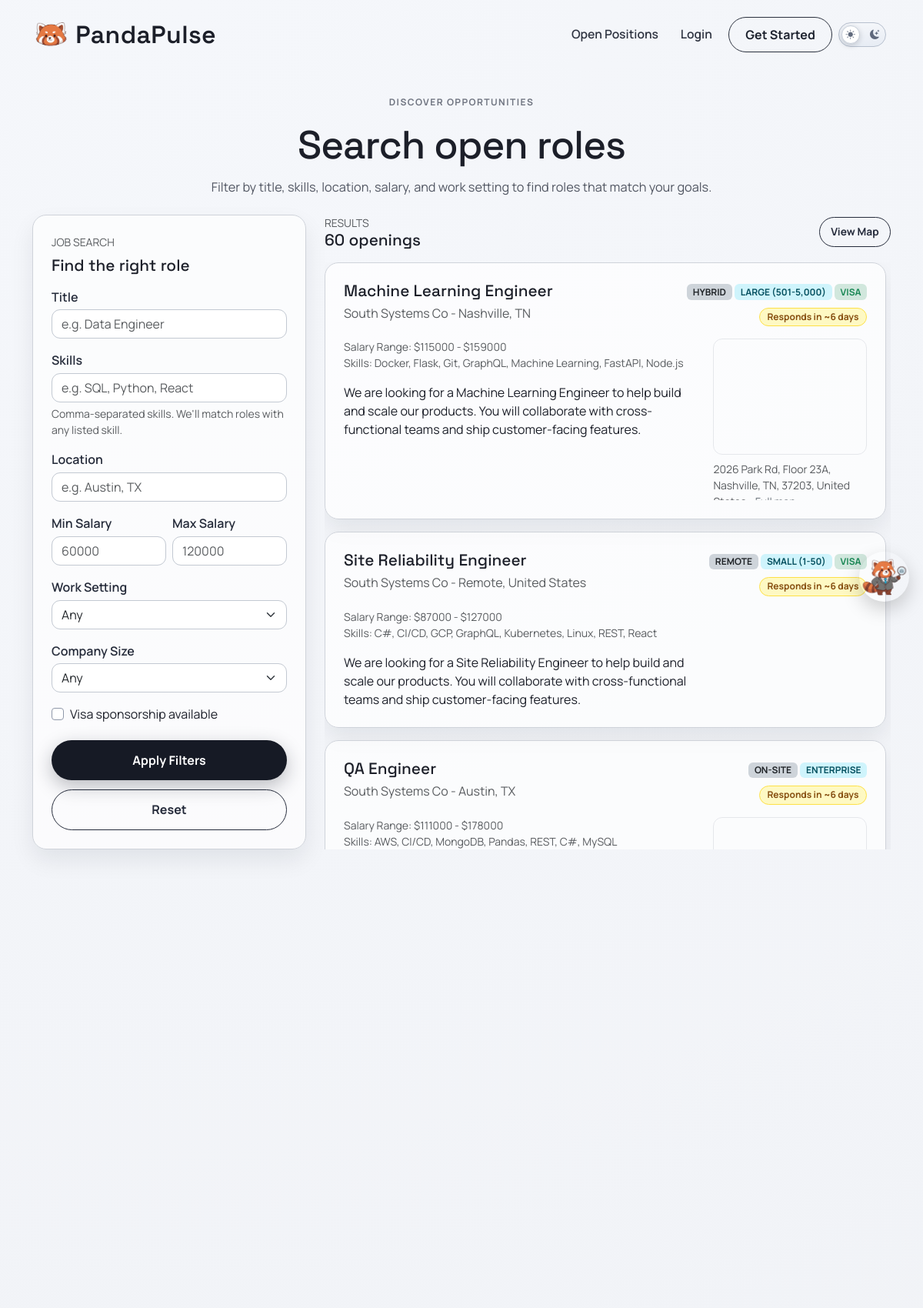
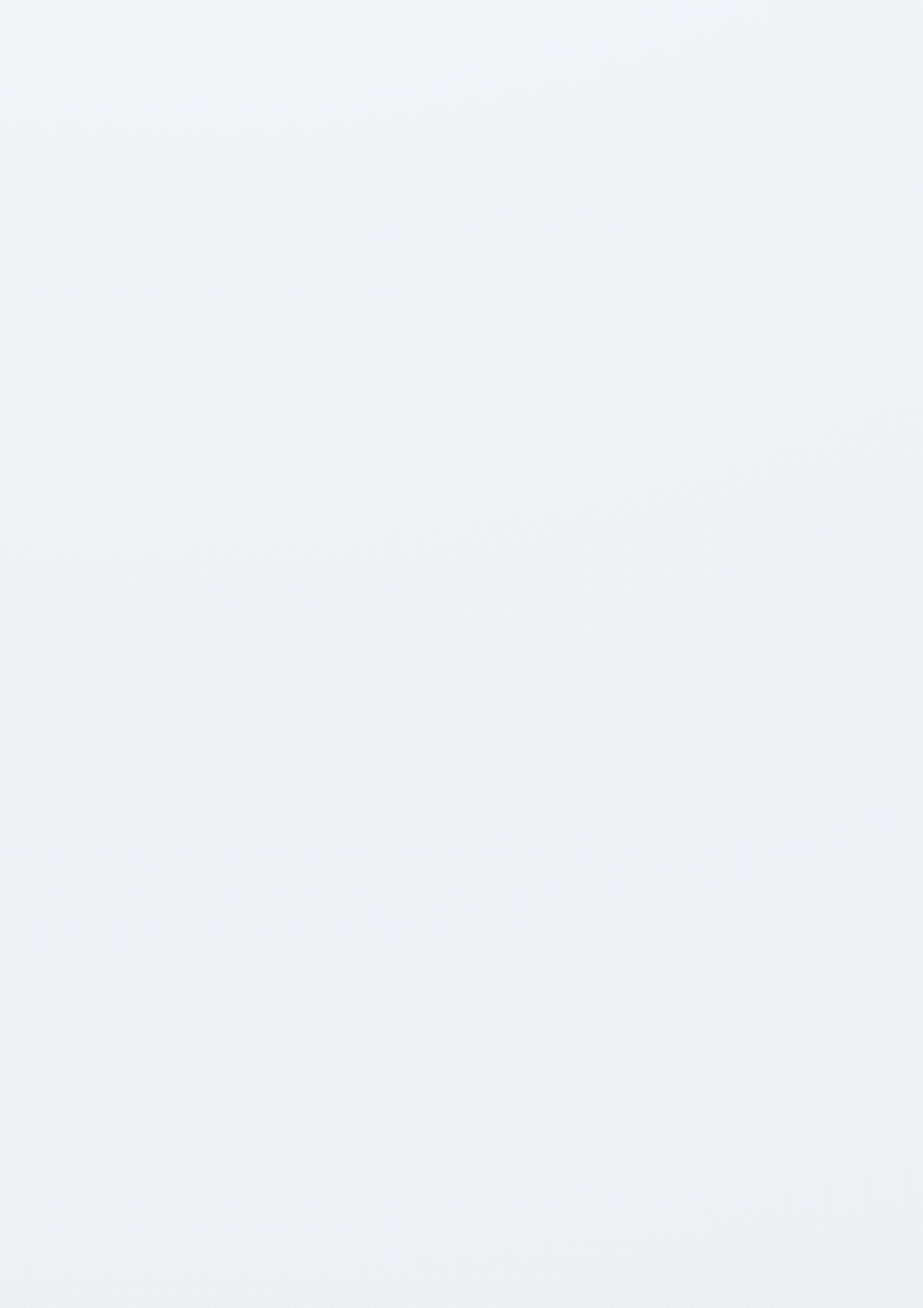
The app's page /jobposts/search/ (upper part) with its own data (2 pictures, top to bottom).
### jobposts/models.py (models this page shows, shortened)
class JobPost(models.Model):
    COMPANY_SIZE_CHOICES = [
        ("small", "Small (1-50)"),
        ("mid_size", "Mid-size (51-500)"),
        ("large", "Large (501-5,000)"),
        ("fortune_500", "Fortune 500"),
        ("startup", "Startup"),
        ("enterprise", "Enterprise"),
        ("other", "Other"),
    ]
    owner = models.ForeignKey(
        settings.AUTH_USER_MODEL,
        on_delete=models.CASCADE,
        related_name='job_posts',
        null=True,
        blank=True,
    )
    title = models.CharField(max_length=200)
    company = models.CharField(max_length=150)
    location = models.CharField(max_length=150)
    pay_range = models.CharField(max_length=100)
    skills = models.CharField(max_length=300, blank=True)
    salary_min = models.IntegerField(null=True, blank=True)
    salary_max = models.IntegerField(null=True, blank=True)
    WORK_SETTING_CHOICES = [
        ("remote", "Remote"),
        ("onsite", "On-site"),
        ("hybrid", "Hybrid"),
    ]
    work_setting = models.CharField(max_length=20, choices=WORK_SETTING_CHOICES, default="onsite")
    company_size = models.CharField(max_length=20, choices=COMPANY_SIZE_CHOICES, default="other")
    visa_sponsorship = models.BooleanField(default=False)
    description = models.TextField()
    created_at = models.DateTimeField(auto_now_add=True)

### map/models.py (models this page shows, shortened)
class OfficeLocation(models.Model):
    job_post = models.OneToOneField(
        'jobposts.JobPost',
        on_delete=models.CASCADE,
        related_name='office_location',
    )
    address_line_1 = models.CharField(max_length=255, blank=True)
    address_line_2 = models.CharField(max_length=255, blank=True)
    city = models.CharField(max_length=100, blank=True)
    state = models.CharField(max_length=100, blank=True)
    postal_code = models.CharField(max_length=20, blank=True)
    country = models.CharField(max_length=100, blank=True, default='United States')
    latitude = models.DecimalField(
        max_digits=9,
        decimal_places=6,
        validators=[
            MinValueValidator(Decimal('-90')),
            MaxValueValidator(Decimal('90')),
        ],
    )
    longitude = models.DecimalField(
        max_digits=9,
        decimal_places=6,
        validators=[
            MinValueValidator(Decimal('-180')),
            MaxValueValidator(Decimal('180')),
        ],
    )
    class Meta:
        ordering = ['job_post_id']
    @property
    def full_address(self):
        parts = [
            self.address_line_1,
            self.address_line_2,
            self.city,
            self.state,
            self.postal_code,
            self.country,
        ]
        return ', '.join([part for part in parts if part])
    @property
    def osm_embed_url(self):
        lat = float(self.latitude)
        lon = float(self.longitude)
        return f'https://maps.google.com/maps?q={lat},{lon}&z=15&output=embed'

### jobposts/views.py (the view, shortened to what this page needs)
# urls.py: path('search/', views.search, name='jobposts.search'),
def search(request):
    if request.user.is_authenticated:
        prof = Profile.objects.filter(user=request.user).first()
        if prof and (prof.account_type == Profile.AccountType.EMPLOYER and not prof.user.is_staff):
            return redirect("accounts.candidate_search")
    template_data = {'title': 'Job Search'}
    posts = JobPost.objects.select_related('office_location').all().order_by('-created_at')
    can_post_job = False
    if request.user.is_authenticated:
        can_post_job = _is_employer(request.user)
    title = request.GET.get('title', '').strip()
    skills = request.GET.get('skills', '').strip()
    location = request.GET.get('location', '').strip()
    salary_min = request.GET.get('salary_min', '').strip()
    salary_max = request.GET.get('salary_max', '').strip()
    work_setting = request.GET.get('work_setting', '').strip()
    company_size = request.GET.get('company_size', '').strip()
    visa_sponsorship = request.GET.get('visa_sponsorship', '').strip()
    use_home_radius = False
    radius_miles = ''
    radius_warning = ''
    radius_active = False
    is_applicant = False
    applicant_profile = None
    has_home_address = False
    home_address = ''
    has_profile_resume = False
    profile_resume_name = ''
    if title:
        posts = posts.filter(title__icontains=title)
    if skills:
        skill_terms = [term.strip() for term in skills.split(',') if term.strip()]
        skill_query = Q()
        for term in skill_terms:
            skill_query |= Q(skills__icontains=term)
        posts = posts.filter(skill_query)
    if work_setting:
        posts = posts.filter(work_setting=work_setting)
    if company_size:
        posts = posts.filter(company_size=company_size)
    if visa_sponsorship.lower() in {'true', '1', 'on', 'yes'}:
        posts = posts.filter(visa_sponsorship=True)
    if salary_min:
        try:
            min_value = int(salary_min)
            posts = posts.filter(Q(salary_max__gte=min_value) | Q(salary_min__gte=min_value))
        except ValueError:
            pass
    if salary_max:
        try:
            max_value = int(salary_max)
            posts = posts.filter(Q(salary_min__lte=max_value) | Q(salary_max__lte=max_value))
        except ValueError:
            pass
    posts_sequence = list(posts)
    response_sla_by_owner = build_response_sla_by_employer_ids(
        {post.owner_id for post in posts_sequence}
    )
    for post in posts_sequence:
        post.response_sla = response_sla_by_owner.get(post.owner_id)
    matched_posts = []
    other_posts = posts_sequence
    template_data['posts'] = posts_sequence
    template_data['matched_posts'] = matched_posts
    template_data['other_posts'] = other_posts
    template_data['posts_count'] = len(posts_sequence)
    template_data['can_post_job'] = can_post_job
    template_data['filters'] = {
        'title': title,
        'skills': skills,
        'location': location,
        'salary_min': salary_min,
        'salary_max': salary_max,
        'work_setting': work_setting,
        'company_size': company_size,
        'visa_sponsorship': visa_sponsorship.lower() in {'true', '1', 'on', 'yes'},
        'use_home_radius': use_home_radius,
        'radius_miles': radius_miles,
    }
    template_data['is_applicant'] = is_applicant
    template_data['has_home_address'] = has_home_address
    template_data['home_address'] = home_address
    template_data['radius_warning'] = radius_warning
    template_data['radius_active'] = radius_active
    template_data['parsed_resume_skills'] = applicant_profile.parsed_resume_skills if applicant_profile else ''
    template_data['has_profile_resume'] = has_profile_resume
    template_data['profile_resume_name'] = profile_resume_name
    template_data['current_url'] = current_request_url(request)
    return render(request, 'jobposts/search.html', {'template_data': template_data})

### jobposts/templates/jobposts/search.html (shortened to what this page needs)
{% extends 'base.html' %}
{% block content %}
<section class="page-shell job-search-page">
  <div class="container">
    <div class="page-intro text-center">
      <p class="page-kicker">Discover opportunities</p>
      <h1 class="page-title">Search open roles</h1>
      <p class="page-copy">Filter by title, skills, location, salary, and work setting to find roles that match your goals.</p>
    </div>
    <div class="row g-4">
      <div class="col-lg-4">
        <div class="surface-card">
          <div class="text-uppercase text-muted small mb-2">Job search</div>
          <h2 class="surface-title mb-3">Find the right role</h2>
          <form method="get" class="vstack gap-3" id="job-search-filters">
            <div>
              <label class="form-label">Title</label>
              <input type="text" name="title" class="form-control" placeholder="e.g. Data Engineer" value="{{ template_data.filters.title }}">
            </div>
            <div>
              <label class="form-label">Skills</label>
              <input type="text" name="skills" class="form-control" placeholder="e.g. SQL, Python, React" value="{{ template_data.filters.skills }}">
              <div class="form-text">Comma-separated skills. We'll match roles with any listed skill.</div>
            </div>
            <div>
              <label class="form-label">Location</label>
              <input type="text" name="location" class="form-control" placeholder="e.g. Austin, TX" value="{{ template_data.filters.location }}">
            </div>
            <div class="row g-2">
              <div class="col-6">
                <label class="form-label">Min Salary</label>
                <input type="number" name="salary_min" class="form-control" placeholder="60000" value="{{ template_data.filters.salary_min }}">
              </div>
              <div class="col-6">
                <label class="form-label">Max Salary</label>
                <input type="number" name="salary_max" class="form-control" placeholder="120000" value="{{ template_data.filters.salary_max }}">
              </div>
            </div>
            <div>
              <label class="form-label">Work Setting</label>
              <select name="work_setting" class="form-select">
                <option value="" {% if not template_data.filters.work_setting %}selected{% endif %}>Any</option>
              </select>
            </div>
            <div>
              <label class="form-label">Company Size</label>
              <select name="company_size" class="form-select">
                <option value="" {% if not template_data.filters.company_size %}selected{% endif %}>Any</option>
              </select>
            </div>
            <div class="form-check">
              <input class="form-check-input" type="checkbox" id="visa_sponsorship" name="visa_sponsorship" value="true" {% if template_data.filters.visa_sponsorship %}checked{% endif %}>
              <label class="form-check-label" for="visa_sponsorship">Visa sponsorship available</label>
            </div>
            <div class="form-actions mt-1">
              <button type="submit" class="primary-btn border-0 w-100">Apply Filters</button>
              <a href="{% url 'jobposts.search' %}" class="secondary-btn w-100">Reset</a>
            </div>
          </form>
        </div>
      </div>
      <div class="col-lg-8">
        <div class="d-flex align-items-center justify-content-between mb-3">
          <div>
            <div class="text-uppercase text-muted small">Results</div>
            <h3 class="surface-title mb-0">{{ template_data.posts_count }} openings</h3>
          </div>
          <a class="secondary-btn btn-compact" href="{% url 'map.jobs_map' %}?return_to={{ template_data.current_url|urlencode }}">View Map</a>
        </div>
        {% if template_data.posts %}
          <div class="vstack gap-3 job-results-scroll">
            {% for post in template_data.other_posts|default:template_data.posts %}
              <div class="surface-card py-4">
                <div class="d-flex justify-content-between flex-wrap gap-2">
                  <div>
                    <h4 class="surface-title mb-1">{{ post.title }}</h4>
                    <div class="text-muted">{{ post.company }} - {{ post.location }}</div>
                  </div>
                  <div class="d-flex flex-column align-items-end justify-content-between gap-2">
                    <div class="text-end">
                      <span class="badge bg-dark-subtle text-dark text-uppercase">{{ post.get_work_setting_display }}</span>
                      <span class="badge bg-info-subtle text-info-emphasis text-uppercase">{{ post.get_company_size_display }}</span>
                      {% if post.visa_sponsorship %}
                        <span class="badge bg-success-subtle text-success text-uppercase">Visa</span>
                      {% endif %}
                    </div>
                    {% if post.response_sla %}
                      <div class="text-end">
                        <span class="sla-badge {{ post.response_sla.css_class }}">
                          {{ post.response_sla.label }}
                        </span>
                      </div>
                    {% endif %}
                  </div>
                </div>
                <div class="job-post-layout mt-3">
                  <div class="job-post-main">
                    {% if post.salary_min or post.salary_max %}
                      <div class="small text-muted">
                        Salary Range:
                        {% if post.salary_min %}${{ post.salary_min }}{% endif %}
                        {% if post.salary_min and post.salary_max %} - {% endif %}
                        {% if post.salary_max %}${{ post.salary_max }}{% endif %}
                      </div>
                    {% endif %}
                    {% if post.skills %}<div class="small text-muted">Skills: {{ post.skills }}</div>{% endif %}
                    <p class="mt-3 mb-0">{{ post.description|truncatewords:40 }}</p>
                  </div>
                  {% if post.office_location %}
                  <aside class="job-post-map">
                    <div class="ratio ratio-4x3 job-post-map-frame">
                      <iframe title="Office location map" src="{{ post.office_location.osm_embed_url }}" loading="lazy"></iframe>
                    </div>
                    <div class="small text-muted mt-2 job-post-location-scroll">
                      {% if post.office_location.full_address %}{{ post.office_location.full_address }} - {% endif %}
                      <a href="{% url 'map.job_location' post.id %}?return_to={{ template_data.current_url|urlencode }}" class="link-secondary">Full map</a>
                    </div>
                  </aside>
                  {% endif %}
                </div>
              </div>
            {% endfor %}
          </div>
        {% else %}
          <div class="surface-card p-5 text-center">
            <h4 class="surface-title mb-2">No matching jobs yet</h4>
            <p class="text-muted mb-4">Try widening your filters.</p>
          </div>
        {% endif %}
      </div>
    </div>
  </div>
</section>
{% endblock content %}

### records on screen
JobPost: title "Machine Learning Engineer", company "South Systems Co", location "Nashville, TN", work_setting "HYBRID", company_size "LARGE (501-5,000)", visa_sponsorship "VISA", response_sla.label "Responds in ~6 days", salary_min "115000", salary_max "159000", skills "Docker, Flask, Git, GraphQL, Machine Learning, FastAPI, Node.js", description "We are looking for a Machine Learning Engineer to help build and scale our products. You will collaborate with cross-functional teams and ship customer-facing features.", office_location.full_address "2026 Park Rd, Floor 23A, Nashville, TN, 37203, United…"
JobPost: title "Site Reliability Engineer", company "South Systems Co", location "Remote, United States", work_setting "REMOTE", company_size "SMALL (1-50)", visa_sponsorship "VISA", response_sla.label "Responds in ~6 days", salary_min "87000", salary_max "127000", skills "C#, CI/CD, GCP, GraphQL, Kubernetes, Linux, REST, React", description "We are looking for a Site Reliability Engineer to help build and scale our products. You will collaborate with cross-functional teams and ship customer-facing features."
JobPost: title "QA Engineer", company "South Systems Co", location "Austin, TX", work_setting "ON-SITE", company_size "ENTERPRISE", response_sla.label "Responds in ~6 days", salary_min "111000", salary_max "178000", skills "AWS, CI/CD, MongoDB, Pandas, REST, C#, MySQL"

### other values on screen
{{ template_data.posts_count }} "60"
